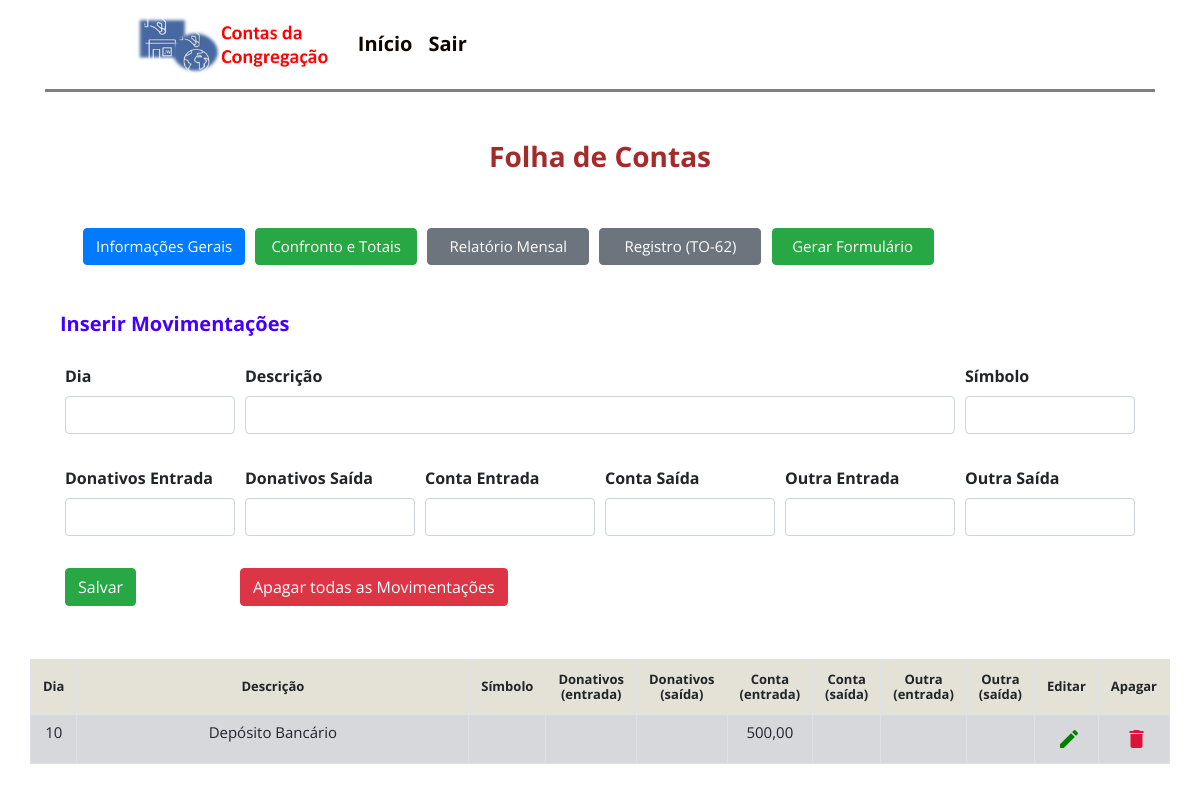
/contas/ (signed in), run on the app's committed database.
### contas/models.py (models this page shows)
class Contas(models.Model):
    dia = models.IntegerField(blank=True, null=True)
    descrição = models.CharField(max_length=60, blank=True, null=True)
    símbolo = models.CharField(max_length=2, blank=True, null=True)
    donativos_Entrada = models.DecimalField(blank=True, null=True, max_digits = 10, decimal_places = 2)
    donativos_Saída = models.DecimalField(blank=True, null=True, max_digits = 10, decimal_places = 2)
    conta_Entrada = models.DecimalField(blank=True, null=True, max_digits = 10, decimal_places = 2)
    conta_Saída = models.DecimalField(blank=True, null=True, max_digits = 10, decimal_places = 2)
    outra_Entrada = models.DecimalField(blank=True, null=True, max_digits = 10, decimal_places = 2)
    outra_Saída = models.DecimalField(blank=True, null=True, max_digits = 10, decimal_places = 2)
    saldo_final = models.DecimalField(blank=True, null=True, max_digits = 10, decimal_places = 2)

### contas/views.py (the view)
# urls.py: path('contas/', views.contas),
@login_required
def contas(request):
    global saldo_final_extrato_betel
    global sal_final_betel
    global total_total
    global saldo_conta_extrato_sem_betel
    global sal_final_con
    global don_ent_value
    global don_sai_value
    global con_ent_value
    global con_sai_value
    global out_ent_value
    global out_sai_value
    global sal_final_don
    global total_C_TE
    global total_O
    global total_G
    if request.method == 'POST':
        contas = Form_FContas(request.POST)
        numeros = []
        if contas.is_valid():
           contas.save()
           messages.info(request, 'Inserido com sucesso')
           contas = Form_FContas()
           return redirect('/contas')
    else:
        contas = Form_FContas()
    numeros = Contas.objects.order_by('dia').all()
    don_ent = Contas.objects.aggregate(total=Sum('donativos_Entrada'))
    don_sai = Contas.objects.aggregate(total=Sum('donativos_Saída'))
    con_ent = Contas.objects.aggregate(total=Sum('conta_Entrada'))
    con_sai = Contas.objects.aggregate(total=Sum('conta_Saída'))
    out_ent = Contas.objects.aggregate(total=Sum('outra_Entrada'))
    out_sai = Contas.objects.aggregate(total=Sum('outra_Saída'))
    don_ent_value1 = don_ent['total']
    if don_ent_value1:
        don_ent_value = float(don_ent_value1)
    else:
        don_ent_value = 0
    don_sai_value1 = don_sai['total']
    if don_sai_value1:
        don_sai_value = float(don_sai_value1)
    else:
        don_sai_value = 0
    con_ent_value1 = con_ent['total']
    if con_ent_value1:
        con_ent_value = float(con_ent_value1)
    else:
        con_ent_value = 0
    con_sai_value1 = con_sai['total']
    if con_sai_value1:
        con_sai_value = float(con_sai_value1)
    else:
        con_sai_value = 0
    out_ent_value1 = out_ent['total']
    if out_ent_value1:
        out_ent_value = float(out_ent_value1)
    else:
        out_ent_value = 0
    out_sai_value1 = out_sai['total']
    if out_sai_value1:
        out_sai_value = float(out_sai_value1)
    else:
        out_sai_value = 0
    cong = Gerais.objects.values('congregação').last()
    cidade = Gerais.objects.values('cidade').last()
    estado = Gerais.objects.values('estado').last()
    mês = Gerais.objects.values('mês').last()
    data = Gerais.objects.values('data_do_Fechamento').last()
    ano = Gerais.objects.values('ano').last()
    saldo_final_extrato_mensal2 = Gerais.objects.values('saldo_Final_do_Extrato_Mensal').last()
    if saldo_final_extrato_mensal2 is None:
        saldo_final_extrato_mensal = 0
    else:
        saldo_final_extrato_mensal1 = saldo_final_extrato_mensal2['saldo_Final_do_Extrato_Mensal']
        if saldo_final_extrato_mensal1:
            saldo_final_extrato_mensal = float(saldo_final_extrato_mensal1)
        else:
            saldo_final_extrato_mensal = 0
    remessa_betel_resolução2 = Gerais.objects.values('remessa_Enviada_para_Betel_Resolução').last()
    if remessa_betel_resolução2 is None:
        remessa_betel_resolução = 0
    else:
        remessa_betel_resolução1 = remessa_betel_resolução2['remessa_Enviada_para_Betel_Resolução']
        if remessa_betel_resolução1:
            remessa_betel_resolução = float(remessa_betel_resolução1)
        else:
            remessa_betel_resolução = 0
    saldo_final_extrato_betel2 = Gerais.objects.values('saldo_Final_do_Extrato_de_Betel').last()
    if saldo_final_extrato_betel2 is None:
        saldo_final_extrato_betel = 0
    else:
        saldo_final_extrato_betel1 = saldo_final_extrato_betel2['saldo_Final_do_Extrato_de_Betel']
        if saldo_final_extrato_betel1:
            saldo_final_extrato_betel = float(saldo_final_extrato_betel1)
        else:
            saldo_final_extrato_betel = 0
    saldo_donativos_anterior2 = Gerais.objects.values('saldo_Final_dos_Donativos_Mês_Anterior').last()
    if saldo_donativos_anterior2 is None:
        saldo_donativos_anterior = 0
    else:
        saldo_donativos_anterior1 = saldo_donativos_anterior2['saldo_Final_dos_Donativos_Mês_Anterior']
        if saldo_donativos_anterior1:
            saldo_donativos_anterior = float(saldo_donativos_anterior1)
        else:
            saldo_donativos_anterior = 0
    saldo_conta_anterior2 = Gerais.objects.values('saldo_Final_da_Conta_Bancária_Mês_Anterior').last()
    if saldo_conta_anterior2 is None:
        saldo_conta_anterior = 0
    else:
        saldo_conta_anterior1 = saldo_conta_anterior2['saldo_Final_da_Conta_Bancária_Mês_Anterior']
        if saldo_conta_anterior1:
            saldo_conta_anterior = float(saldo_conta_anterior1)
        else:
            saldo_conta_anterior = 0
    saldo_betel_anterior2 = Gerais.objects.values('saldo_Final_da_Conta_em_Betel_Mês_Anterior').last()
    if saldo_betel_anterior2 is None:
        saldo_betel_anterior = 0
    else:
        saldo_betel_anterior1 = saldo_betel_anterior2['saldo_Final_da_Conta_em_Betel_Mês_Anterior']
        if saldo_betel_anterior1:
            saldo_betel_anterior = float(saldo_betel_anterior1)
        else:
            saldo_betel_anterior = 0
    total_C10 = Contas.objects.filter(símbolo='C').aggregate(Sum('donativos_Entrada'))
    total_C20 = Contas.objects.filter(símbolo='C').aggregate(Sum('conta_Entrada'))
    total_C30 = Contas.objects.filter(símbolo='C').aggregate(Sum('outra_Entrada'))
    total_Ca = total_C10[('donativos_Entrada__sum')]
    if total_Ca:
        total_C1 = float(total_Ca)
    else:
        total_C1 = 0
    total_Cb = total_C20[('conta_Entrada__sum')]
    if total_Cb:
        total_C2 = float(total_Cb)
    else:
        total_C2 = 0
    total_Cc = total_C30[('outra_Entrada__sum')]
    if total_Cc:
        total_C3 = float(total_Cc)
    else:
        total_C3 = 0
    total_C = total_C1 + total_C2 + total_C3
    total_O10 = Contas.objects.filter(símbolo='O').aggregate(Sum('donativos_Entrada'))
    total_O20 = Contas.objects.filter(símbolo='O').aggregate(Sum('conta_Entrada'))
    total_O30 = Contas.objects.filter(símbolo='O').aggregate(Sum('outra_Entrada'))
    total_Oa = total_O10[('donativos_Entrada__sum')]
    if total_Oa:
        total_O1 = float(total_Oa)
    else:
        total_O1 = 0
    total_Ob = total_O20[('conta_Entrada__sum')]
    if total_Ob:
        total_O2 = float(total_Ob)
    else:
        total_O2 = 0
    total_Oc = total_O30[('outra_Entrada__sum')]
    if total_Oc:
        total_O3 = float(total_Oc)
    else:
        total_O3 = 0
    total_O = total_O1 + total_O2 + total_O3
    total_G10 = Contas.objects.filter(símbolo='G').aggregate(Sum('donativos_Saída'))
    total_G20 = Contas.objects.filter(símbolo='G').aggregate(Sum('conta_Saída'))
    total_G30 = Contas.objects.filter(símbolo='G').aggregate(Sum('outra_Saída'))
    total_Ga = total_G10[('donativos_Saída__sum')]
    if total_Ga:
        total_G1 = float(total_Ga)
    else:
        total_G1 = 0
    total_Gb = total_G20[('conta_Saída__sum')]
    if total_Gb:
        total_G2 = float(total_Gb)
    else:
        total_G2 = 0
    total_Gc = total_G30[('outra_Saída__sum')]
    if total_Gc:
        total_G3 = float(total_Gc)
    else:
        total_G3 = 0
    total_CF10 = Contas.objects.filter(símbolo='CF').aggregate(Sum('donativos_Entrada'))
    total_CF20 = Contas.objects.filter(símbolo='CF').aggregate(Sum('conta_Entrada'))
    total_CF30 = Contas.objects.filter(símbolo='CF').aggregate(Sum('outra_Entrada'))
    total_CFa = total_CF10[('donativos_Entrada__sum')]
    if total_CFa:
        total_CF1 = float(total_CFa)
    else:
        total_CF1 = 0
    total_CFb = total_CF20[('conta_Entrada__sum')]
    if total_CFb:
        total_CF2 = float(total_CFb)
    else:
        total_CF2 = 0
    total_CFc = total_CF30[('outra_Entrada__sum')]
    if total_CFc:
        total_CF3 = float(total_CFc)
    else:
        total_CF3 = 0
    total_CF = total_CF1 + total_CF2 + total_CF3
    total_G = total_G1 + total_G2 + total_G3
    total_CE10 = Contas.objects.filter(símbolo='CE').aggregate(Sum('donativos_Entrada'))
    total_CE20 = Contas.objects.filter(símbolo='CE').aggregate(Sum('conta_Entrada'))
    total_CE30 = Contas.objects.filter(símbolo='CE').aggregate(Sum('outra_Entrada'))
    total_CEa = total_CE10[('donativos_Entrada__sum')]
    if total_CEa:
        total_CE1 = float(total_CEa)
    else:
        total_CE1 = 0
    total_CEb = total_CE20[('conta_Entrada__sum')]
    if total_CEb:
        total_CE2 = float(total_CEb)
    else:
        total_CE2 = 0
    total_CEc = total_CE30[('outra_Entrada__sum')]
    if total_CEc:
        total_CE3 = float(total_CEc)
    else:
        total_CE3 = 0
    total_CE = total_CE1 + total_CE2 + total_CE3
    total_C_TE = total_CE + total_C
    betel = total_O + remessa_betel_resolução + total_CF
    sal_final_don = saldo_donativos_anterior + don_ent_value - don_sai_value
    sal_final_con = saldo_conta_anterior + con_ent_value - con_sai_value
    sal_final_betel = saldo_betel_anterior + out_ent_value - out_sai_value
    saldo_conta_extrato_sem_betel = saldo_final_extrato_mensal - betel
    total_total = sal_final_don + sal_final_con + sal_final_betel
    saldo_total_mês_anterior = saldo_donativos_anterior + saldo_conta_anterior + saldo_betel_anterior
    context = {
        'numeros': numeros,
        'contas': contas,
        'don_ent_value': don_ent_value,
        'don_sai_value': don_sai_value,
        'con_ent_value': con_ent_value,
        'con_sai_value': con_sai_value,
        'out_ent_value': out_ent_value,
        'out_sai_value': out_sai_value,
        'mês': mês,
        'cong': cong,
        'data': data,
        'cidade': cidade,
        'estado': estado,
        'ano': ano,
        'saldo_conta_extrato_sem_betel': saldo_conta_extrato_sem_betel,
        'betel': betel,
        'sal_final_con': sal_final_con,
        'saldo_final_extrato_betel': saldo_final_extrato_betel,
        'saldo_donativos_anterior': saldo_donativos_anterior,
        'saldo_conta_anterior': saldo_conta_anterior,
        'saldo_betel_anterior': saldo_betel_anterior,
        'sal_final_don': sal_final_don,
        'sal_final_con': sal_final_con,
        'sal_final_betel': sal_final_betel,
        'total_C_TE': total_C_TE,
        'total_O':total_O,
        'total_G':total_G,
        'saldo_conta_extrato_sem_betel': saldo_conta_extrato_sem_betel,
        'total_total': total_total,
        'saldo_final_extrato_mensal': saldo_final_extrato_mensal,
        'saldo_total_mês_anterior': saldo_total_mês_anterior,
        'saldo_mês_atual': saldo_mês_atual,
    }
    return render(request, 'cp/folha.html', context )

### contas/forms.py
class Form_FContas(forms.ModelForm):
    class Meta:
        model = Contas
        fields = '__all__'

### templates/cp/folha.html (shortened to what this page needs)
{% extends 'base.html' %}
{% load crispy_forms_tags %}
{% block content %}
<br>
<div class="container">
 <span id='span_h3'><h3>Folha de Contas</h3></span>
<br>
<div class="row" >
  <div class="col-sm-12" >
    <div class="card">
           <div id='botoes_gerais' class="card-body">
             <a id="registro_b" href="/view_gerais_contas" class="btn btn-primary" role="button" aria-pressed="true">Informações Gerais</a>
             <a id="registro_b" href="/resultado" class="btn btn-success" role="button" aria-pressed="true">Confronto e Totais</a>
             <a id="registro_b" href="/relatório_mensal"  class="btn btn-secondary">Relatório Mensal</a>
            <a id="registro_b" href="/registro" class="btn btn-secondary">Registro (TO-62)</a>
            <a id="registro_b" href="/imprimir_FC" class="btn btn-success" role="button" aria-pressed="true">Gerar Formulário</a>
          </div>
        </div>
      </div>
   </div>
<br>
<h5>Inserir Movimentações</h5>
<div class="row">
  <div class="card-group col-sm-12" id='tabela2_FC'>
    <div class="card">
  <div class="card-body">
   <div class='row'>
    <form method="post">
       <div class="form-row">
          <div class="form-group col-md-2" >
           {{ contas.dia|as_crispy_field }}
         </div>
         <div class="form-group col-md-8" >
           {{ contas.descrição|as_crispy_field }}
         </div>
         <div class="form-group col-md-2" >
           {{ contas.símbolo|as_crispy_field }}
         </div>
         </div>
       <div class="form-row">
        <div class="form-group col-md-2" >
           {{ contas.donativos_Entrada|as_crispy_field }}
         </div>
         <div class="form-group col-md-2" >
           {{ contas.donativos_Saída|as_crispy_field }}
         </div>
         <div class="form-group col-md-2" >
           {{ contas.conta_Entrada|as_crispy_field }}
         </div>
         <div class="form-group col-md-2" >
           {{ contas.conta_Saída|as_crispy_field }}
         </div>
         <div class="form-group col-md-2" >
           {{ contas.outra_Entrada|as_crispy_field }}
         </div>
         <div class="form-group col-md-2" >
           {{ contas.outra_Saída|as_crispy_field }}
         </div>
         <div class="form-group col-md-2" >
          <input type="submit" class="btn btn-success" value="Salvar">
        </div>
        <span><a href="/deletar_fc" class="btn btn-danger">Apagar todas as Movimentações</a></span>
       </div>
       </div>
   </div>
</div>
</div>
  <div class="form-group col-md-6">
    </div>
  <div id='tabela_FC' class="row">
 <div >
  <table class='table table-hover table-bordered table-secondary'>
      <tbody>
         <tr>
           <th>Dia</th>
           <th width="100%">Descrição</th>
           <th>Símbolo</th>
           <th>Donativos (entrada)</th>
           <th>Donativos (saída)</th>
           <th>Conta (entrada)</th>
           <th>Conta (saída)</th>
           <th>Outra (entrada)</th>
           <th>Outra (saída)</th>
           <th>Editar</th>
           <th>Apagar</th>
          </tr>
         {% for a in numeros %}
        <tr>
          <td>{{ a.dia|default_if_none:"&nbsp;" }}</td>
          <td>{{ a.descrição|default_if_none:"&nbsp;" }}</td>
          <td>{{ a.símbolo|default_if_none:"&nbsp;" }}</td>
          <td>{{ a.donativos_Entrada|default_if_none:"&nbsp;" }}</td>
          <td>{{ a.donativos_Saída|default_if_none:"&nbsp;" }}</td>
          <td>{{ a.conta_Entrada|default_if_none:"&nbsp;" }}</td>
          <td>{{ a.conta_Saída|default_if_none:"&nbsp;" }}</td>
          <td>{{ a.outra_Entrada|default_if_none:"&nbsp;" }}</td>
          <td>{{ a.outra_Saída|default_if_none:"&nbsp;" }}</td>
          <td><a href="/editar_fc/{{a.id}}"><i class="material-icons" data-md-tooltip="Editar">edit</i></a></td>
          <td><a href="/deletar_fc/{{a.id}}"><i class="material-icons" style=color:crimson data-md-tooltip="Apagar">delete</i></a></td>
        </tr>
        {% endfor %}
    </tbody>
    </table>
</div>
</div>
</div>
</div>
</div>
{% endblock %}

### static/css/style.css (style rules this page uses)
body { margin: 0; position: relative; height: 100vh; width: 100vw; font-family: 'Open Sans', sans-serif; background-size: cover; }
#cardhome h3, h5 { font-weight: bold; color: hsl(256, 100%, 50%); }
#cardlocal h3, h5 { font-weight: bold; color: hsl(256, 100%, 50%); }
h3 { font-weight:bolder; text-align: center; color: brown; }
[data-md-tooltip] { position: relative; color: green; margin-left: 5px; }
[data-md-tooltip]:before { content: attr(data-md-tooltip); position: absolute; bottom: -35px; left: 50%; padding: 8px; transform: translateX(-50%) scale(0); transition: transform 0.3s ease-in-out; transform-origin: top; background:green; color: white; border-radius: 2px; font-size: 15px; font-family: Roboto,sans-serif; font-weight: 400; }
#tabela_FC th { text-align: center; font-size: 13px; vertical-align: middle; line-height: 15px; background-color:rgb(228, 225, 214) }
#tabela_FC td { text-align: center; line-height: 10px; font-size: 15px; }
#tabela2_FC { font-weight: bold; }
#tabela3_FC th, td { font-size: 20px; width: 200px; }
#registro_b { margin: 3px; width: 162px; font-size: 15px; }
.card { border:none; }

### data on the page
Contas: dia "10", descrição "Depósito Bancário", conta_Entrada "500,00"
